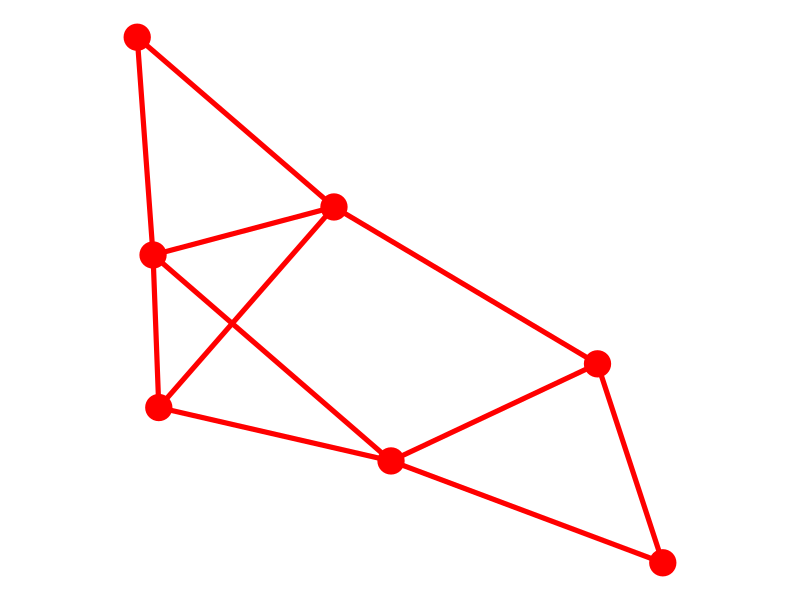
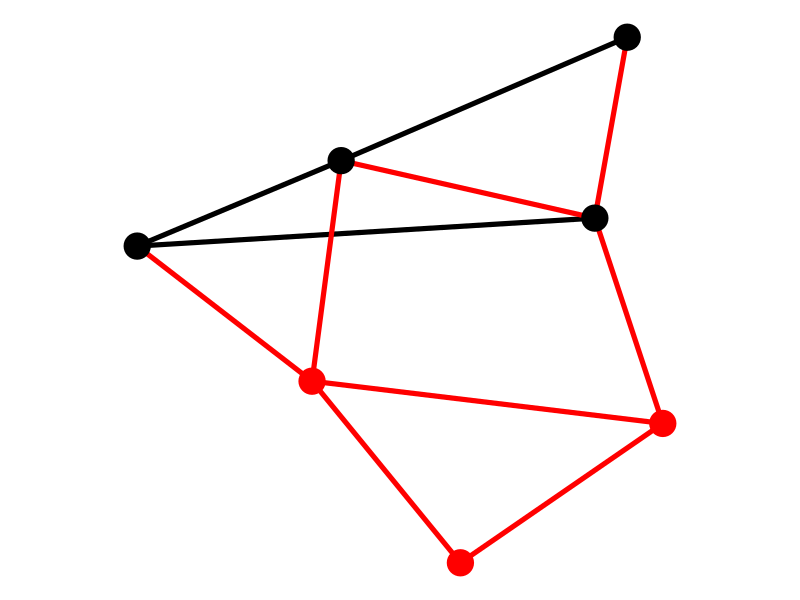
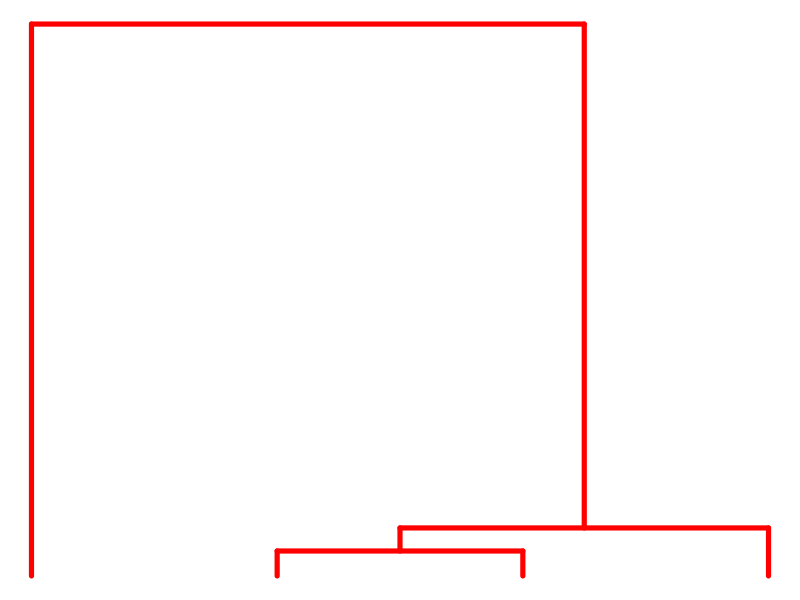
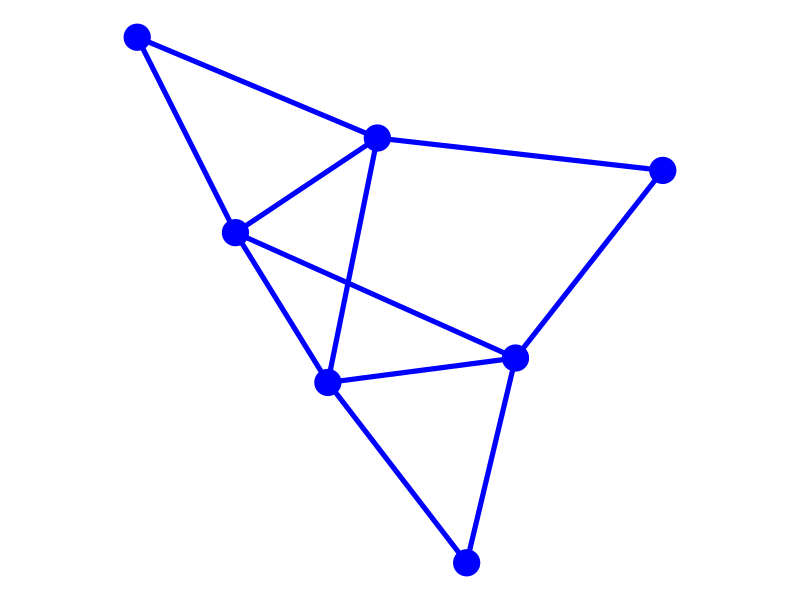
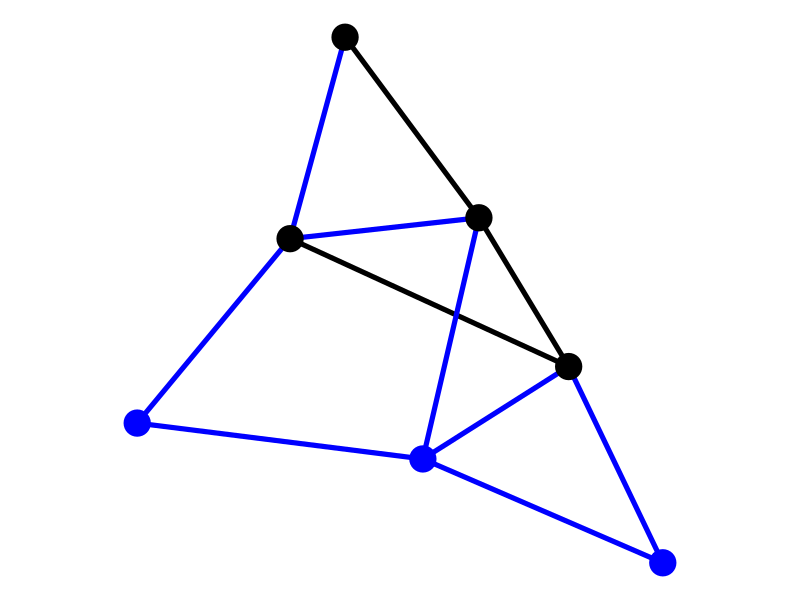
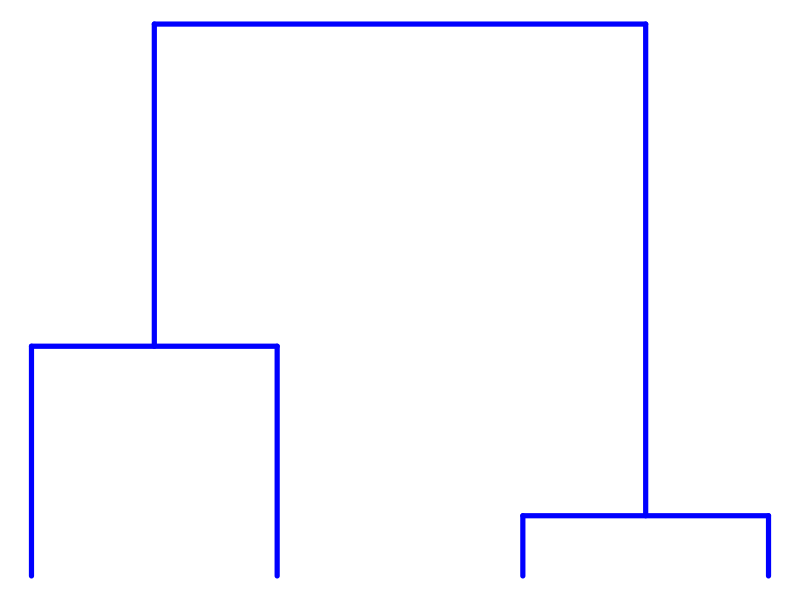
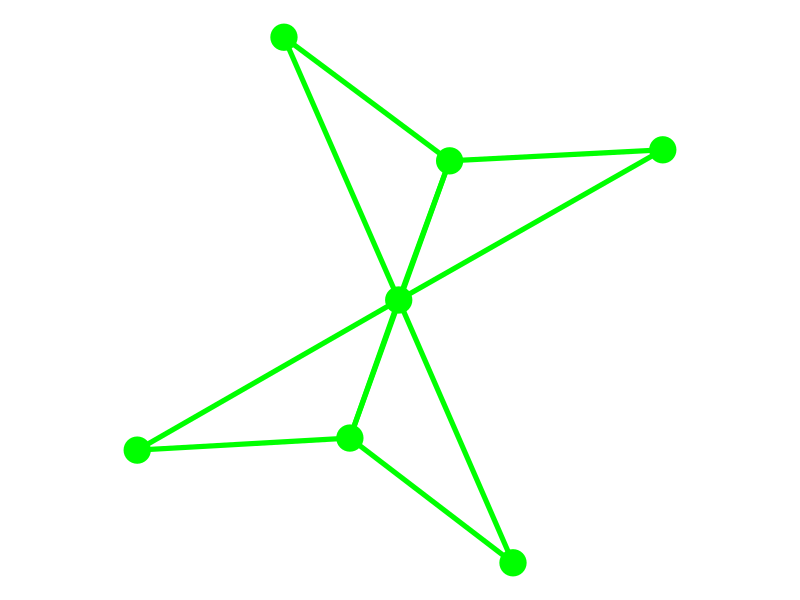
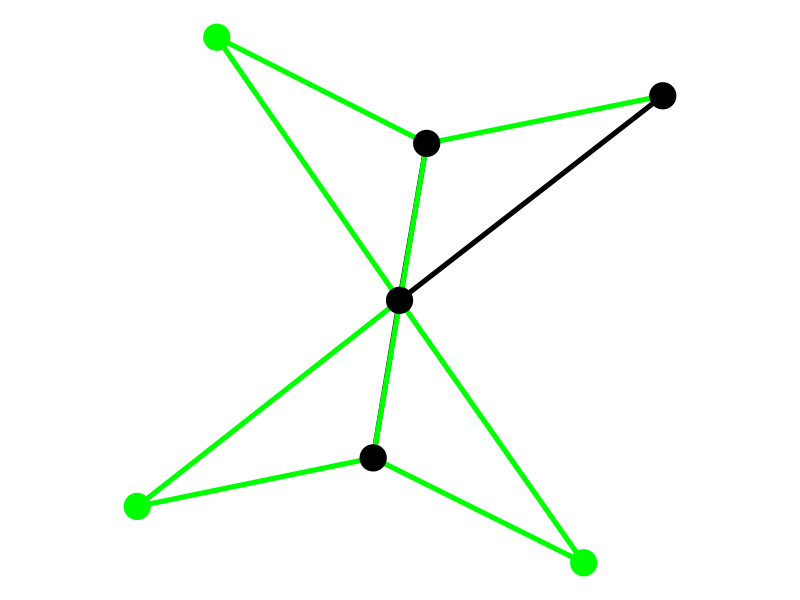

Here is the R script that generated these plots, in order:
#!/usr/bin/env Rscript

library(igraph)
library(ape)

nnode <- 7
ninf <- 4
set.seed(0)

pow <- c(0.5, 1, 1.5)
col <- c("red", "blue", "green")
inf.col <- "black"

for (i in 1:3) {
    g <- sample_pa(nnode, m=2, power=pow[i], directed=FALSE)
    png(sprintf("tinynet%d.png", i), bg="transparent", width=100, height=100)
    par(mar=c(0, 0, 0, 0) + 0.1)
    plot(g, vertex.size=10, vertex.label=NA, vertex.color=col[i],
         vertex.frame.color=col[i], edge.color=col[i], edge.width=5)
    dev.off()

    png(sprintf("tinyepi%d.png", i), bg="transparent", width=100, height=100)
    par(mar=c(0, 0, 0, 0) + 0.1)
    ecol <- rep(col[i], ecount(g))
    vcol <- rep(c(inf.col, col[i]), c(ninf, vcount(g)-ninf))
    ecol[sample(unique(unlist(g[[1:ninf,1:ninf,edges=TRUE]])), ninf-1)] <- inf.col
    plot(g, vertex.size=10, vertex.label=NA, vertex.color=vcol,
         vertex.frame.color=vcol, edge.color=ecol, edge.width=5)
    dev.off()

    png(sprintf("tinytree%d.png", i), bg="transparent", width=100, height=100)
    par(mar=c(0, 0, 0, 0) + 0.1)
    t <- rcoal(ninf)
    plot(t, direction="down", edge.width=5, edge.color=col[i], show.tip.label=FALSE)
    dev.off()
}
